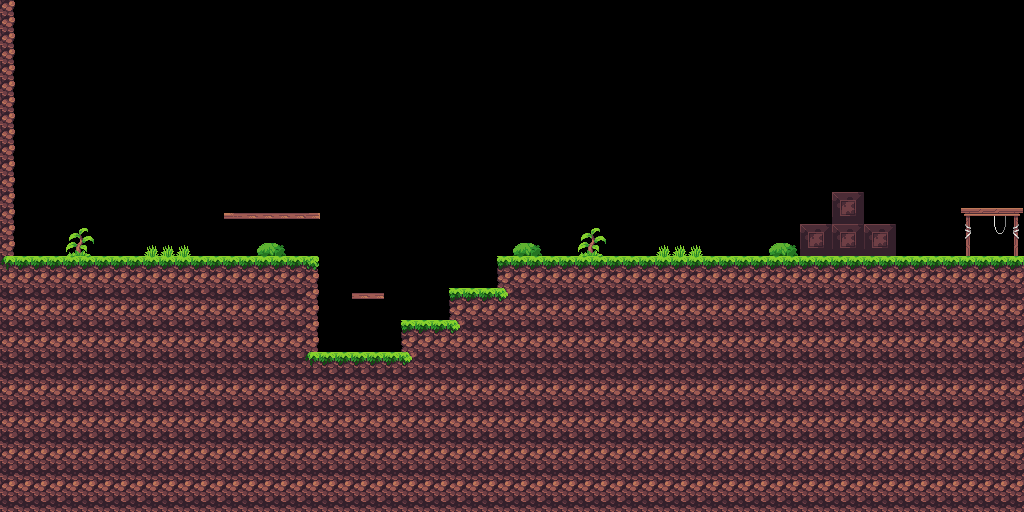

A level layout from a 2D game, rendered from its tile map. Below: a short description, then the map file with tile-grid data replaced by summaries:
An orthogonal 64x32 tile map with 16x16 px tiles, 1 tile layer (Map) and 17 objects (3x Coin, StartPoint, EndPoint, Skeleton, SpikesTrap).

<map version="1.5" tiledversion="1.7.2" orientation="orthogonal" renderorder="right-down" width="64" height="32" tilewidth="16" tileheight="16" infinite="0" nextlayerid="10" nextobjectid="54">
 <editorsettings>
  <export target="basicmap.lua" format="lua" />
 </editorsettings>
 <tileset firstgid="1" source="Assets.tsx" />
 <layer id="1" name="Map" width="64" height="32">
  <data>[2048 cells, 1046 non-empty, 33 distinct tile ids]</data>
 </layer>
 <objectgroup id="6" name="GameObjects">
  <object id="29" name="StartPoint" x="32" y="256" />
  <object id="30" name="EndPoint" x="968" y="208" width="48" height="48" />
 </objectgroup>
 <objectgroup id="7" name="PatrolEnemy">
  <object id="31" name="Skeleton" x="560" y="255" width="160" />
 </objectgroup>
 <objectgroup id="8" name="Traps">
  <object id="45" name="SpikesTrap" x="224" y="256" />
 </objectgroup>
 <objectgroup id="9" name="Items">
  <object id="49" name="Coin" x="240" y="213">
   <properties>
    <property name="Value" type="int" value="1" />
   </properties>
  </object>
  <object id="50" name="Coin" x="272" y="213">
   <properties>
    <property name="Value" type="int" value="3" />
   </properties>
  </object>
  <object id="53" name="Coin" x="304" y="213">
   <properties>
    <property name="Value" type="int" value="5" />
   </properties>
  </object>
 </objectgroup>
 <objectgroup id="5" name="Collisions">
  <object id="33" x="0" y="0" width="16" height="256" />
  <object id="34" x="0" y="256" width="320" height="256" />
  <object id="35" x="320" y="352" width="80" height="160" />
  <object id="36" x="400" y="320" width="48" height="192" />
  <object id="37" x="448" y="288" width="48" height="224" />
  <object id="38" x="496" y="256" width="528" height="256" />
  <object id="39" x="800" y="224" width="96" height="32" />
  <object id="40" x="832" y="192" width="32" height="32" />
  <object id="41" x="352" y="293" width="32" height="6" />
  <object id="43" x="224" y="213" width="96" height="6" />
 </objectgroup>
</map>
